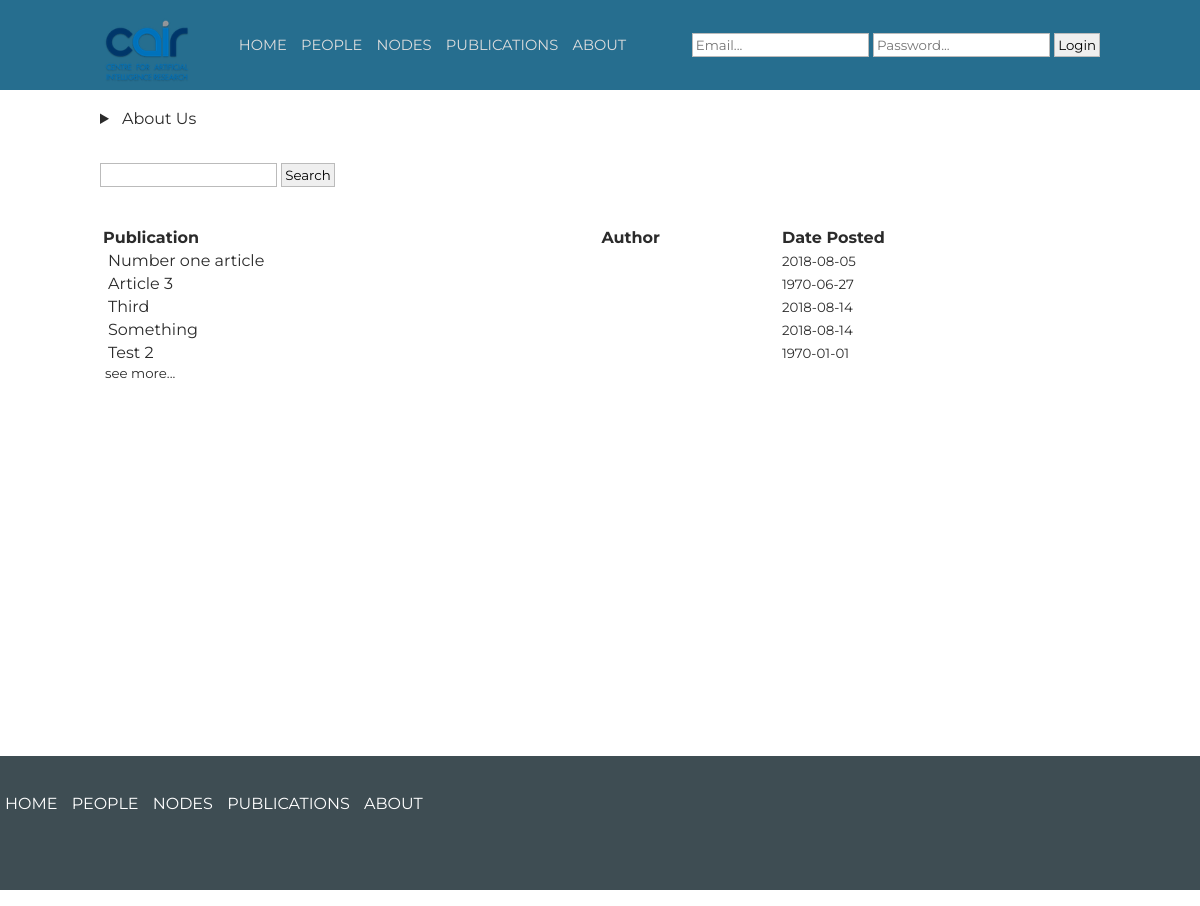
The app's page /, older data.
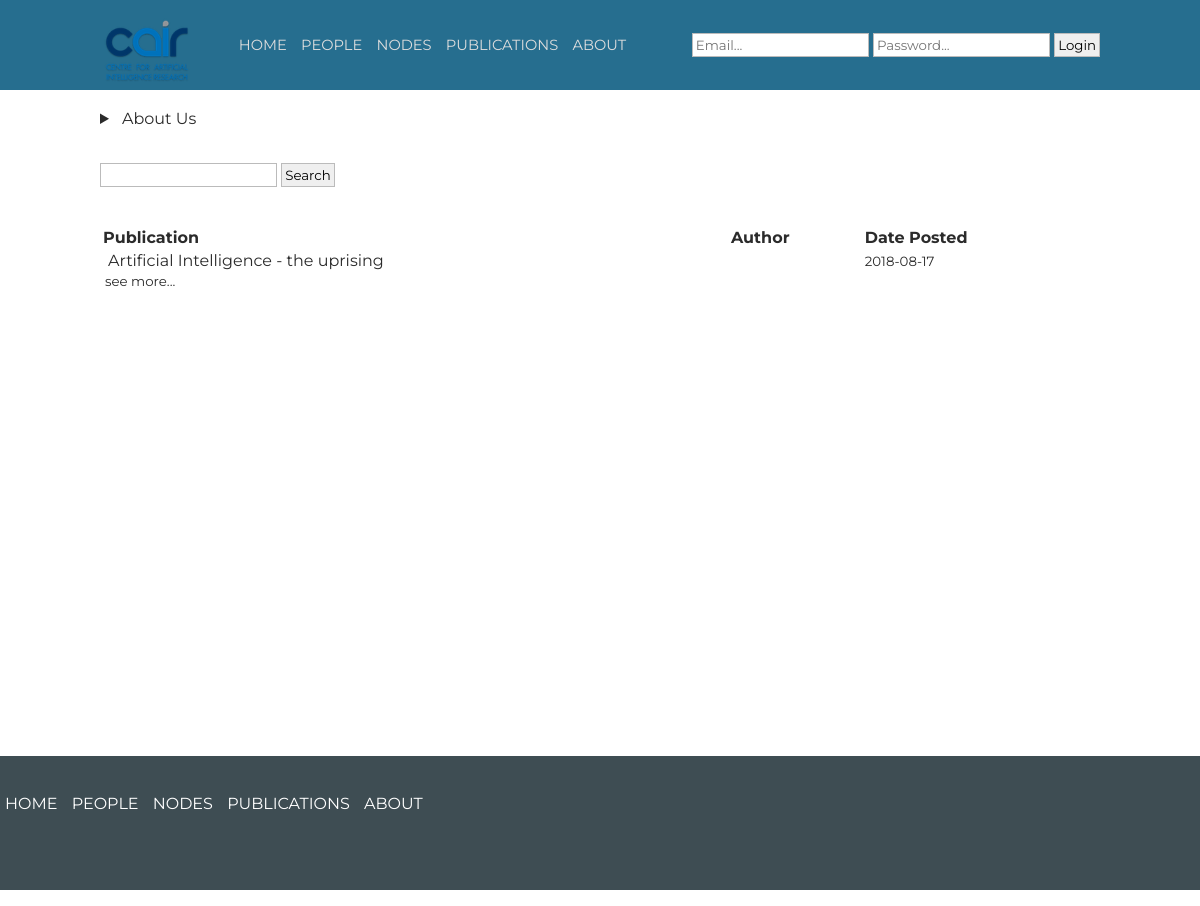
The same page, newer data.
### tables this page shows
CREATE TABLE `articles` (
  `article_id` int(11) NOT NULL,
  `article_title` varchar(255) NOT NULL,
  `article_author` varchar(255) NOT NULL,
  `article_content` text NOT NULL,
  `article_timestamp` int(11) NOT NULL,
  `article_url` varchar(255) NOT NULL
);

### assets/php/fetch_data.php (called while the page is built, shortened)
<?php
    include './assets/php/connection.php';
    $articles = array();
    $query = "SELECT * FROM articles";
    $articles_from_db = mysqli_query($dbc, $query);
?>

### assets/php/classes/article.php (called while the page is built, shortened)
<?php
    class Article{
        var $id;
        var $title;
        var $date;
        function __construct(){
            $this -> id = null;
            $this -> title = 'Untitled';
            $this -> date = new DateTime();
        }
        function set_details($id, $title, $authors, $abstract, $date, $url){
            $this->id = $id;
            $this->title = $title;
            $this->date = $date;
        }
        function get_id(){
            return $this->id;
        }
        function get_title(){
            return $this->title;
        }
        function get_date(){
            return $this->date;
        }
    }
?>

### index.php (the view, shortened to what this page needs)
    <html lang="en">
    <head>
        <?php include './assets/php/dependencies.php';
?>
    </head>
    <body>
        <div class = "container">
        <?php include './assets/php/header.php';?>
            <br>
            <details>
                <summary><a>About Us</a></summary>
                <br>
                <br>
            </details>
            <div>
                <br>
                <table style="width: 100%">
                    <tr>
                        <th style="text-align: left;">Publication</th>
                        <th style="text-align: left;">Author</th>
                        <th style="text-align: left;">Date Posted</th>
                        <th style="text-align: left;"></th>
                    </tr>
                    <div>
                        <form method="GET" action="" id="searchform">
                            <input type="text" name="search" placeholder="">
                            <input type="submit" name="action" value="Search">
                        </form>
                    </div>
                    <br>
                    <br>
                    <?php
			$count = 0;
			foreach ($articles as $article):
			?>
                        <tr>
                            <td><a href="article.php?id=<?php echo $article->get_id();?>"><?php echo $article->get_title(); ?>
				</a></td>
                            <td> <?php
                                ?></td>
                            <td><small><?php echo date("Y-m-d",$article->get_date());?> </small>
                                <?php $count++;	if ($count >= 5) break;?>
                            </td>
                        </tr>
                        <?php endforeach;?>
                </table>
                <small><a href="publications.php">see more...</a></small>
                <br>
                <br>
                <br>
                </div>
        </div>
                        <?php include './assets/php/footer.php';?>
    </body>
    </html>

### assets/php/dependencies.php (shortened to what this page needs)
<?php
    include './assets/php/fetch_data.php';
    ?>
<link rel='stylesheet' href='./assets/css/master.css'>

### assets/php/header.php
<?php
include_once './assets/php/session.php';
?>
<div id="header-panel">
    <a href="./"><div class="float-left"><img src="./assets/images/cair-logo.png" alt="CAIR logo" class="header-logo"></div></a>
    <div class="float-left"><a href='./'>HOME</a>
    <a href='./people.php'>PEOPLE</a>
    <a href='./nodes.php'>NODES</a>
    <a href='./publications.php'>PUBLICATIONS</a>
        <a href='./about.php'>ABOUT</a>
        <?php
    if (isset($_SESSION['user'])){
        $user = unserialize($_SESSION['user']);
        $user_permission = $user->get_permission();
    }else{
        $user_permission = 0;
    }
        if (isset($_SESSION) && $_SESSION['logged_in'] == 'true'){
            if ($user_permission == 0 || $user_permission == 4){
            echo "
            <a href='./profile.php'>PROFILE</a> ";}
            if (($user_permission == 1) || ($user_permission == 2) || ($user_permission == 3) ){
            echo " <a href='./dashboard.php'>DASHBOARD</a> ";} ?>
            </div>
            <div style="float: right">
            <?php
                $n = $user->get_name();
            echo "Hi, <a href='profile.php'>$n</a> | <a href='./logout.php'>LOGOUT</a>";?>
            </div>
            <?php
        }
        else{
            echo "</div>";
        }
    ?>
    <div style="float: right">
    <?php
        if ($_SESSION['logged_in'] == 'false'){
            echo "
                <form action='login.php' method='post'>
                    <input type='email' name='email' placeholder='Email...'>
                    <input type='password' name='password' placeholder='Password...'>
                    <input type='submit' name='login' value='Login'>
                </form>
            ";}
    ?>
        </div>
</div>

### assets/php/footer.php
<div id="footer-panel">
<p class="footer-links">
    <br><br>
				<a href="./index.php">HOME</a>
				<a href="./people.php">PEOPLE</a>
				<a href="./nodes.php">NODES</a>
				<a href="./publications.php">PUBLICATIONS</a>
				<a href="./about.php">ABOUT</a>
				</p>
</div>

### assets/css/layout.css (style rules this page uses)
body, html { width: calc(100%); height: calc(100% - 90px); overflow-x: hidden; position: absolute; top: 0px; left: 0px; margin: 0px; padding: 0px; padding-top: 90px; color: #2b2b2b; }
* { font-family: 'Montserrat', sans-serif; }
a { text-decoration: none; color: inherit; margin-left: 5px; margin-right: 5px; }
input { padding: 3px; border: 0px; border: 1px solid #bbb; }
.header-logo { height: 70px; margin-top: 15px; }
.float-left { float: left; height: 90px; margin-right: 40px; }
#header-panel { height: 90px; width: calc(100% - 200px); padding-left: 100px; padding-right: 100px; position: fixed; top: 0px; left: 0px; background-color: rgb(38, 110, 143); color: #ddd; line-height: 90px; z-index: 100; padding-left: 100px; padding-right: 100px; }
#header-panel a { font-size: 11pt; }
#footer-panel { position: relative; height: 150px; width: 100%; color: white; background-color: rgb(62, 77, 83); }
.container { position: relative; padding-left: 100px; padding-right: 100px; width: calc(100% - 200px); min-height: calc(100% - 150px - 50px); padding-bottom: 50px; }

Row changes from the older to the newer data that the page shows:
removed articles: article_title "Number one article", article_timestamp "2018-08-05"
removed articles: article_title "Article 3", article_timestamp "1970-06-27"
removed articles: article_title "Third", article_timestamp "2018-08-14"
removed articles: article_title "Something", article_timestamp "2018-08-14"
removed articles: article_title "Test 2", article_timestamp "1970-01-01"
added articles: article_title "Artificial Intelligence - the uprising", article_timestamp "2018-08-17"
